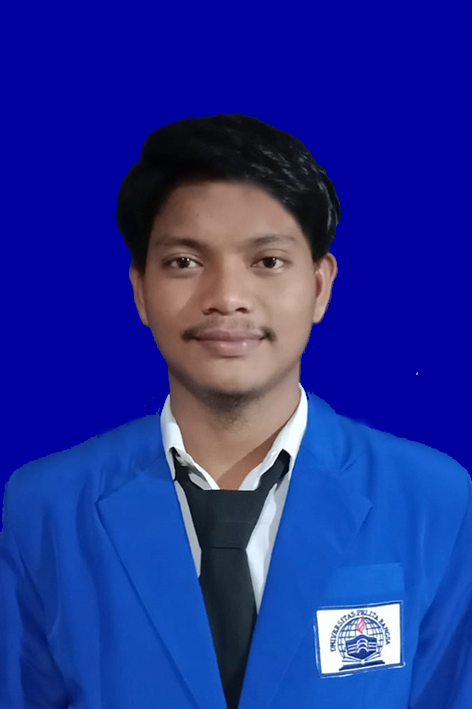
#> input picture img/adam.jpg, 472 x 709 px
$ python -i tugas.py   (imports and definitions only)
#> lines starting #> are read from the running program, lines starting #| are printed output that depends on the picture; after the words box and inside, x2 and y2 are one past the last pixel; in counts of white or black regions, pixels touching at a corner belong together
import streamlit as st
import cv2
import numpy as np
import sys
# [1 line not run here, left out]

def rgb_to_hsv(image):
    hsv_image = cv2.cvtColor(image, cv2.COLOR_RGB2HSV)
    return hsv_image

def calculate_histogram(image):
    histogram = cv2.calcHist([image], [0], None, [256], [0, 256])
    return histogram

# [5 lines left out: function adjust_brightness_contrast, not called in this run]

def find_contours(image):
    gray_image = cv2.cvtColor(image, cv2.COLOR_RGB2GRAY)
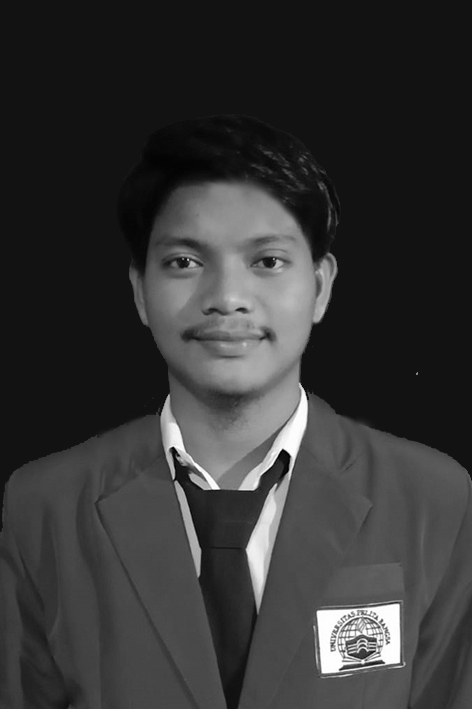
#> gray_image: shape (709, 472); min 1, max 255, mean 53.3
    _, threshold = cv2.threshold(gray_image, 127, 255, 0)
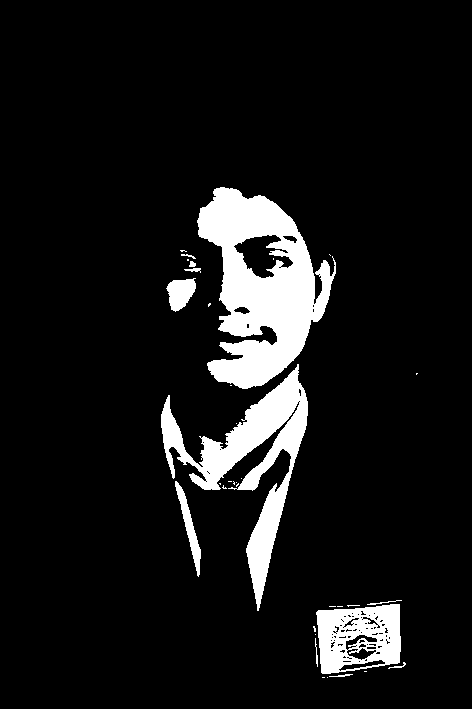
#> threshold: shape (709, 472); 9% white; 35 white regions (23 under 20 px)
    contours, _ = cv2.findContours(threshold, cv2.RETR_TREE, cv2.CHAIN_APPROX_SIMPLE)
#> contours = 122 contours, 104 with area under 20; largest, box (x1, y1, x2, y2) and area: (197, 187, 336, 389) 15902, (161, 364, 308, 611) 8782, (316, 604, 401, 674) 4888, (233, 234, 294, 279) 1418, (166, 278, 196, 312) 625
    return contours

# [93 lines left out: function main, not called in this run]


# [2 lines not run here, left out]

>>> import cv2
>>> picture = cv2.cvtColor(cv2.imread('../img/adam.jpg'), cv2.COLOR_BGR2RGB)
>>> result = find_contours(picture)
#> result has the same summary as contours in find_contours
